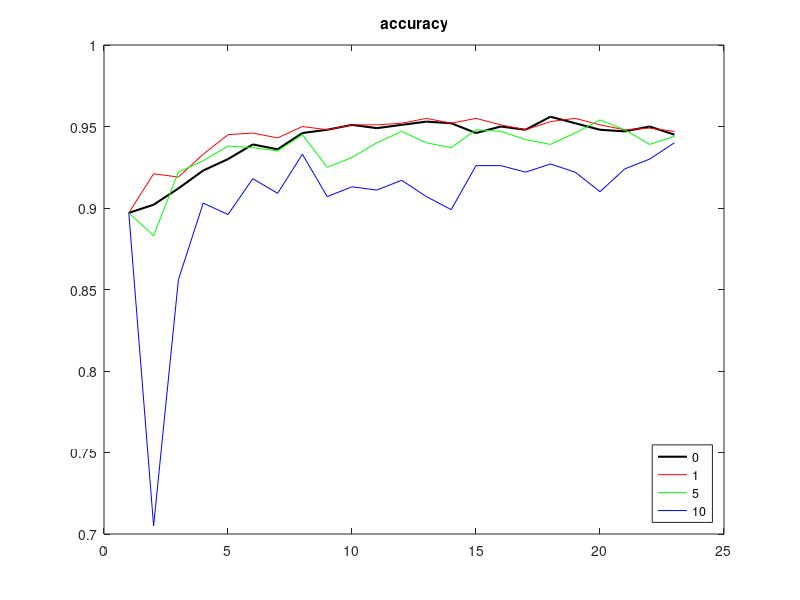
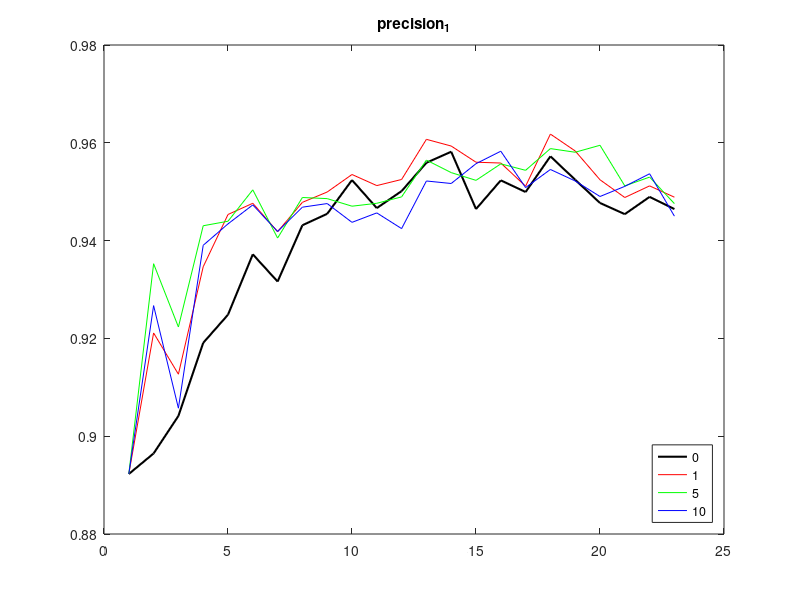
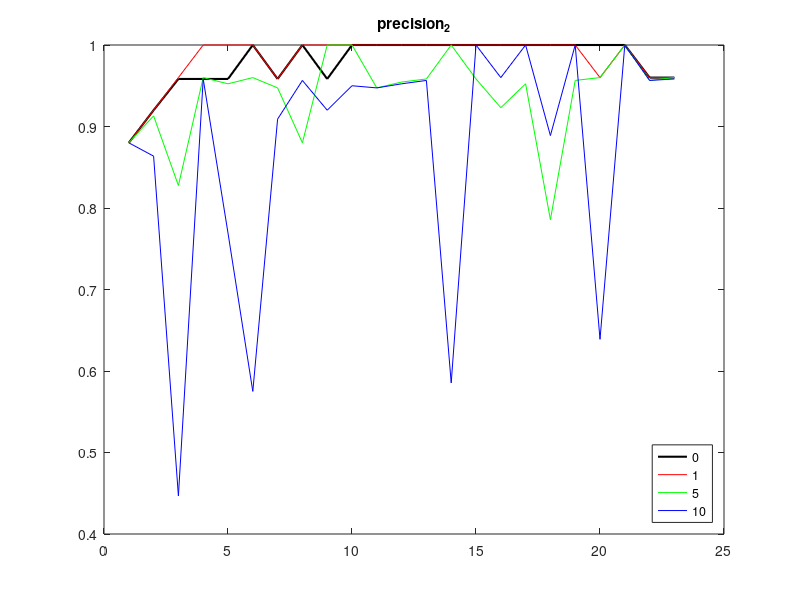
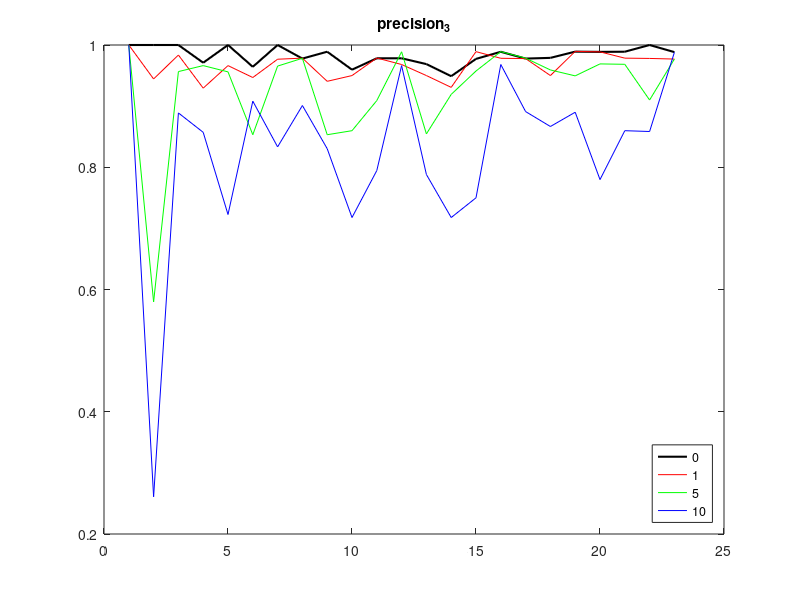

Reproduce these figures in MATLAB, in order.
clear;clc;close all;
load('ResultList_0_error_back.mat');
R0 = ResultList;
clear ResultList;
load('ResultList_1_error_back.mat');
R1 = ResultList;
clear ResultList;
load('ResultList_2_error_back.mat');
R2 = ResultList;
clear ResultList;
load('ResultList_5_error_back.mat');
R5 = ResultList;
clear ResultList;
load('ResultList_10_error_back.mat');
R10 = ResultList;
clear ResultList;

R0_accuracy=[];
R0_sensitivity = [];
R0_specificity = [];
R0_recall = [];
R0_precision = [];
R0_F1 = [];

R1_accuracy=[];
R1_sensitivity = [];
R1_specificity = [];
R1_recall = [];
R1_precision = [];
R1_F1 = [];

R2_accuracy=[];
R2_sensitivity = [];
R2_specificity = [];
R2_recall = [];
R2_precision = [];
R2_F1 = [];

R5_accuracy=[];
R5_sensitivity = [];
R5_specificity = [];
R5_recall = [];
R5_precision = [];
R5_F1 = [];

R10_accuracy=[];
R10_sensitivity = [];
R10_specificity = [];
R10_recall = [];
R10_precision = [];
R10_F1 = [];

for i = 1:length(R0)
    R0i = R0(i);
    R0_accuracy=[R0_accuracy;R0i.accuracy];
    R0_sensitivity = [R0_sensitivity;R0i.sensitivityList'];
    R0_specificity = [R0_specificity;R0i.specificityList'];
    R0_recall = [R0_recall;R0i.recallList'];
    R0_precision = [R0_precision;R0i.precisionList'];
    R0_F1 = [R0_F1;R0i.F1_measureList'];
    
    R1i = R1(i);
    R1_accuracy=[R1_accuracy;R1i.accuracy];
    R1_sensitivity = [R1_sensitivity;R1i.sensitivityList'];
    R1_specificity = [R1_specificity;R1i.specificityList'];
    R1_recall = [R1_recall;R1i.recallList'];
    R1_precision = [R1_precision;R1i.precisionList'];
    R1_F1 = [R1_F1;R1i.F1_measureList'];
    
    R2i = R2(i);
    R2_accuracy=[R2_accuracy;R2i.accuracy];
    R2_sensitivity = [R2_sensitivity;R2i.sensitivityList'];
    R2_specificity = [R2_specificity;R2i.specificityList'];
    R2_recall = [R2_recall;R2i.recallList'];
    R2_precision = [R2_precision;R2i.precisionList'];
    R2_F1 = [R2_F1;R2i.F1_measureList'];
    
    R5i = R5(i);
    R5_accuracy=[R5_accuracy;R5i.accuracy];
    R5_sensitivity = [R5_sensitivity;R5i.sensitivityList'];
    R5_specificity = [R5_specificity;R5i.specificityList'];
    R5_recall = [R5_recall;R5i.recallList'];
    R5_precision = [R5_precision;R5i.precisionList'];
    R5_F1 = [R5_F1;R5i.F1_measureList'];
    
    R10i = R10(i);
    R10_accuracy=[R10_accuracy;R10i.accuracy];
    R10_sensitivity = [R10_sensitivity;R10i.sensitivityList'];
    R10_specificity = [R10_specificity;R10i.specificityList'];
    R10_recall = [R10_recall;R10i.recallList'];
    R10_precision = [R10_precision;R10i.precisionList'];
    R10_F1 = [R10_F1;R10i.F1_measureList'];
    
end

%accuracy
figure;
plot(R0_accuracy,'k-','linewidth',1.5);
hold on;
plot(R1_accuracy,'r-');
hold on;
plot(R5_accuracy,'g-');
hold on;
plot(R10_accuracy,'b-');
legend({'0','1','5','10'},'Location','southeast');
title('accuracy');


% plot precision 1
figure;
plot(R0_precision(:,1),'k-','linewidth',1.5);
hold on;
plot(R1_precision(:,1),'r-');
hold on;
plot(R5_precision(:,1),'g-');
hold on;
plot(R10_precision(:,1),'b-');
legend({'0','1','5','10'},'Location','southeast');
title('precision_1');

% plot precision 2
figure;
plot(R0_precision(:,2),'k-','linewidth',1.5);
hold on;
plot(R1_precision(:,2),'r-');
hold on;
plot(R5_precision(:,2),'g-');
hold on;
plot(R10_precision(:,2),'b-');
legend({'0','1','5','10'},'Location','southeast');
title('precision_2');

% plot precision 3
figure;
plot(R0_precision(:,3),'k-','linewidth',1.5);
hold on;
plot(R1_precision(:,3),'r-');
hold on;
plot(R5_precision(:,3),'g-');
hold on;
plot(R10_precision(:,3),'b-');
legend({'0','1','5','10'},'Location','southeast');
title('precision_3');

% plot precision 4
figure;
plot(R0_precision(:,4),'k-','linewidth',1.5);
hold on;
plot(R1_precision(:,4),'r-');
hold on;
plot(R5_precision(:,4),'g-');
hold on;
plot(R10_precision(:,4),'b-');
legend({'0','1','5','10'},'Location','southeast');
title('precision_4');

% plot precision 5
figure;
plot(R0_precision(:,5),'k-','linewidth',1.5);
hold on;
plot(R1_precision(:,5),'r-');
hold on;
plot(R5_precision(:,5),'g-');
hold on;
plot(R10_precision(:,5),'b-');
legend({'0','1','5','10'},'Location','southeast');
title('precision_5');

%%%%%%%%%%%%%%%%%%%%%%%%%%%%%%%%%%%%%%%%%%%%%%%%%%%%%%%
%recall & sensitivity
% plot recall 1
figure;
plot(R0_recall(:,1),'k-','linewidth',1.5);
hold on;
plot(R1_recall(:,1),'r-');
hold on;
plot(R5_recall(:,1),'g-');
hold on;
plot(R10_recall(:,1),'b-');
legend({'0','1','5','10'},'Location','southeast');
title('recall_1');

% plot recall 2
figure;
plot(R0_recall(:,2),'k-','linewidth',1.5);
hold on;
plot(R1_recall(:,2),'r-');
hold on;
plot(R5_recall(:,2),'g-');
hold on;
plot(R10_recall(:,2),'b-');
legend({'0','1','5','10'},'Location','southeast');
title('recall_2');

% plot recall 3
figure;
plot(R0_recall(:,3),'k-','linewidth',1.5);
hold on;
plot(R1_recall(:,3),'r-');
hold on;
plot(R5_recall(:,3),'g-');
hold on;
plot(R10_recall(:,3),'b-');
legend({'0','1','5','10'},'Location','southeast');
title('recall_3');

% plot recall 4
figure;
plot(R0_recall(:,4),'k-','linewidth',1.5);
hold on;
plot(R1_recall(:,4),'r-');
hold on;
plot(R5_recall(:,4),'g-');
hold on;
plot(R10_recall(:,4),'b-');
legend({'0','1','5','10'},'Location','southeast');
title('recall_4');

% plot recall 5
figure;
plot(R0_recall(:,5),'k-','linewidth',1.5);
hold on;
plot(R1_recall(:,5),'r-');
hold on;
plot(R5_recall(:,5),'g-');
hold on;
plot(R10_recall(:,5),'b-');
legend({'0','1','5','10'},'Location','southeast');
title('recall_5');

%%%%%%%%%%%%%%%%%%%%%%%%%%%%%%%%%%%%%%%%%%%%%%%%%%%%%%%
%specificity
% plot specificity 1
figure;
plot(R0_specificity(:,1),'k-','linewidth',1.5);
hold on;
plot(R1_specificity(:,1),'r-');
hold on;
plot(R5_specificity(:,1),'g-');
hold on;
plot(R10_specificity(:,1),'b-');
legend({'0','1','5','10'},'Location','southeast');
title('specificity_1');

% plot specificity 2
figure;
plot(R0_specificity(:,2),'k-','linewidth',1.5);
hold on;
plot(R1_specificity(:,2),'r-');
hold on;
plot(R5_specificity(:,2),'g-');
hold on;
plot(R10_specificity(:,2),'b-');
legend({'0','1','5','10'},'Location','southeast');
title('specificity_2');

% plot specificity 3
figure;
plot(R0_specificity(:,3),'k-','linewidth',1.5);
hold on;
plot(R1_specificity(:,3),'r-');
hold on;
plot(R5_specificity(:,3),'g-');
hold on;
plot(R10_specificity(:,3),'b-');
legend({'0','1','5','10'},'Location','southeast');
title('specificity_3');

% plot specificity 4
figure;
plot(R0_specificity(:,4),'k-','linewidth',1.5);
hold on;
plot(R1_specificity(:,4),'r-');
hold on;
plot(R5_specificity(:,4),'g-');
hold on;
plot(R10_specificity(:,4),'b-');
legend({'0','1','5','10'},'Location','southeast');
title('specificity_4');

% plot specificity 5
figure;
plot(R0_specificity(:,5),'k-','linewidth',1.5);
hold on;
plot(R1_specificity(:,5),'r-');
hold on;
plot(R5_specificity(:,5),'g-');
hold on;
plot(R10_specificity(:,5),'b-');
legend({'0','1','5','10'},'Location','southeast');
title('specificity_5');


%%%%%%%%%%%%%%%%%%%%%%%%%%%%%%%%%%%%%%%%%%%%%%%%%%%%%%%
%F1
% plot F1 1
figure;
plot(R0_F1(:,1),'k-','linewidth',1.5);
hold on;
plot(R1_F1(:,1),'r-');
hold on;
plot(R5_F1(:,1),'g-');
hold on;
plot(R10_F1(:,1),'b-');
legend({'0','1','5','10'},'Location','southeast');
title('F1_1');

% plot F1 2
figure;
plot(R0_F1(:,2),'k-','linewidth',1.5);
hold on;
plot(R1_F1(:,2),'r-');
hold on;
plot(R5_F1(:,2),'g-');
hold on;
plot(R10_F1(:,2),'b-');
legend({'0','1','5','10'},'Location','southeast');
title('F1_2');

% plot F1 3
figure;
plot(R0_F1(:,3),'k-','linewidth',1.5);
hold on;
plot(R1_F1(:,3),'r-');
hold on;
plot(R5_F1(:,3),'g-');
hold on;
plot(R10_F1(:,3),'b-');
legend({'0','1','5','10'},'Location','southeast');
title('F1_3');

% plot F1 4
figure;
plot(R0_F1(:,4),'k-','linewidth',1.5);
hold on;
plot(R1_F1(:,4),'r-');
hold on;
plot(R5_F1(:,4),'g-');
hold on;
plot(R10_F1(:,4),'b-');
legend({'0','1','5','10'},'Location','southeast');
title('F1_4');

% plot F1 5
figure;
plot(R0_F1(:,5),'k-','linewidth',1.5);
hold on;
plot(R1_F1(:,5),'r-');
hold on;
plot(R5_F1(:,5),'g-');
hold on;
plot(R10_F1(:,5),'b-');
legend({'0','1','5','10'},'Location','southeast');
title('F1_5');










